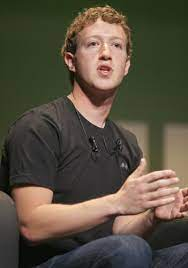
#> input picture 1.jpg, 188 x 268 px; its folder holds only this picture in this run
$ python detect.py
#> lines starting #> are read from the running program, lines starting #| are printed output that depends on the picture; after the words box and inside, x2 and y2 are one past the last pixel; in counts of white or black regions, pixels touching at a corner belong together
import cv2 , glob
all_img = glob.glob("*.jpg")

detect = cv2.CascadeClassifier("haarcascade_frontal_default.xml")


for image in all_img:
    img = cv2.imread(image)
#> img is the input picture: shape (268, 188, 3); mean B, G, R 63.9, 78.2, 86.8
    gray = cv2.cvtColor(img, cv2.COLOR_BGR2GRAY)
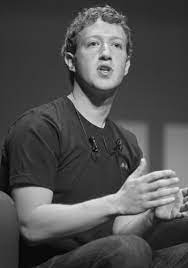
#> gray: shape (268, 188); min 0, max 246, mean 79.2
    faces = detect.detectMultiScale(gray,scaleFactor=1.1,minNeighbors=5)
#> faces = [[72, 19, 66, 66]]

    for (x,y,w,h) in faces:
        cv2.rectangle(img,(x,y),(x+w,y+h),(255,255,0),2)
#> this loop made 1 pass
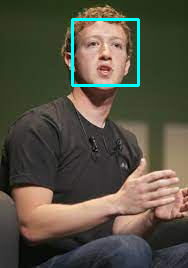
#> img: shape (268, 188, 3); 1.56% of pixels changed, all inside (x1, y1, x2, y2) = (71, 18, 140, 87)


    cv2.imshow("final image", img)

    cv2.waitKey(2000)
    cv2.destroyAllWindows()

$ run again, on 2.jpg
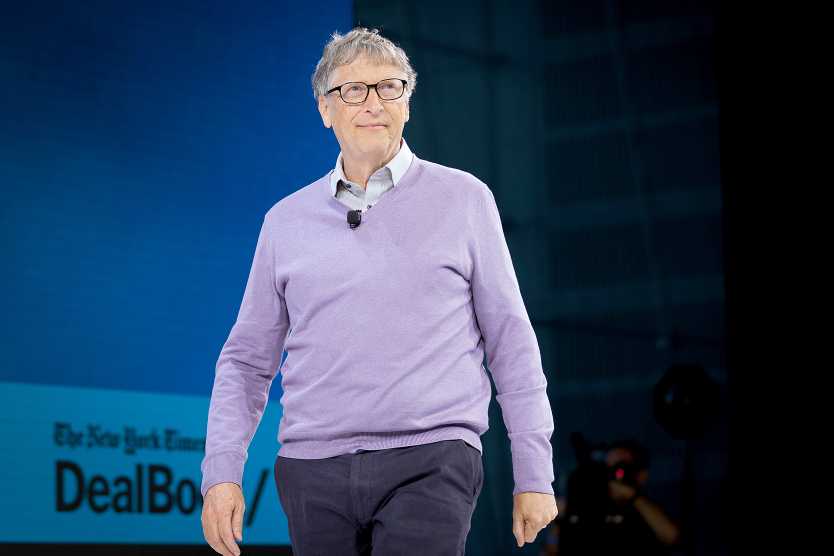
#> input picture 2.jpg, 2500 x 1667 px (shown at 1/3 size)
#> img is the input picture: shape (1667, 2500, 3); mean B, G, R 91.4, 64.2, 41.9
#> `gray = cv2.cvtColor(img, cv2.COLOR_BGR2GRAY)`:
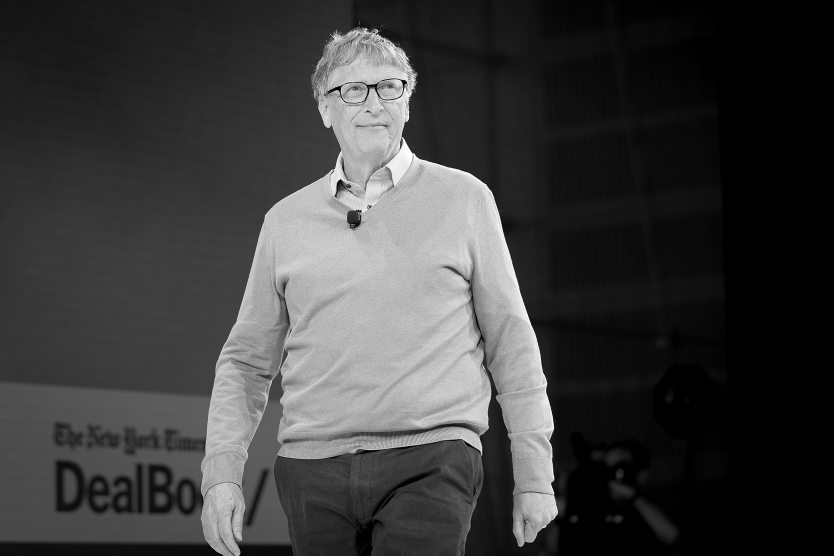
#> gray: shape (1667, 2500) (shown at 1/3 size); min 0, max 255, mean 60.6
#> faces = [[652, 1035, 66, 66], [316, 1407, 105, 105], [588, 1474, 173, 173], [909, 141, 325, 325]]
#> the loop `for (x,y,w,h) in faces:` made 4 passes

$ run again, on 4.jpg
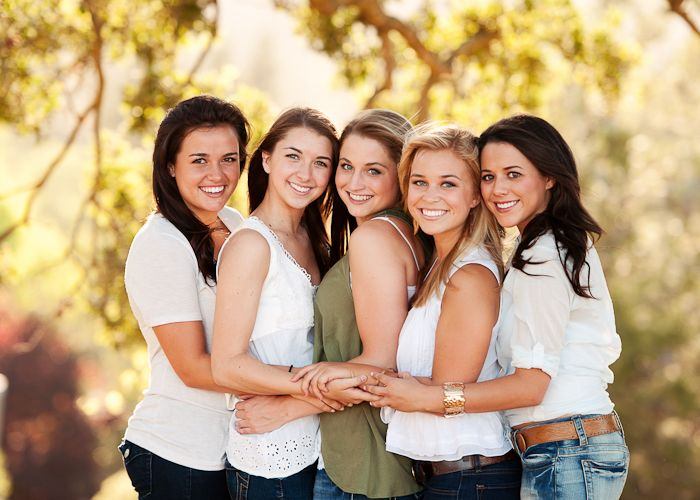
#> input picture 4.jpg, 700 x 500 px
#> img is the input picture: shape (500, 700, 3); mean B, G, R 126.4, 160.8, 187.3
#> `gray = cv2.cvtColor(img, cv2.COLOR_BGR2GRAY)`:
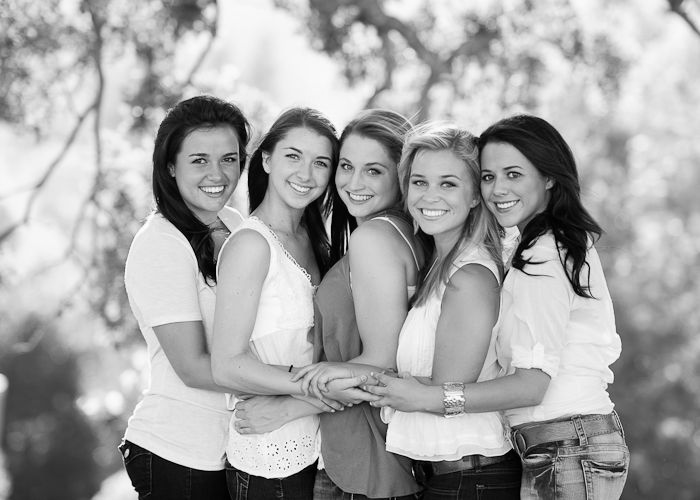
#> gray: shape (500, 700); min 0, max 255, mean 164.8
#> faces = [[326, 142, 70, 70], [171, 129, 80, 80], [269, 132, 71, 71], [470, 147, 74, 74], [395, 153, 78, 78], [113, 344, 65, 65]]
#> the loop `for (x,y,w,h) in faces:` made 6 passes
#> after the loop `for (x,y,w,h) in faces:`:
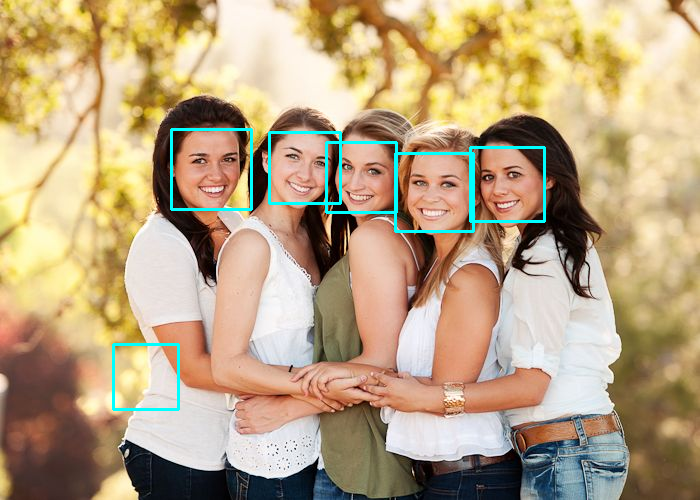
#> img: shape (500, 700, 3); 1.45% of pixels changed, all inside (x1, y1, x2, y2) = (112, 128, 546, 411)
